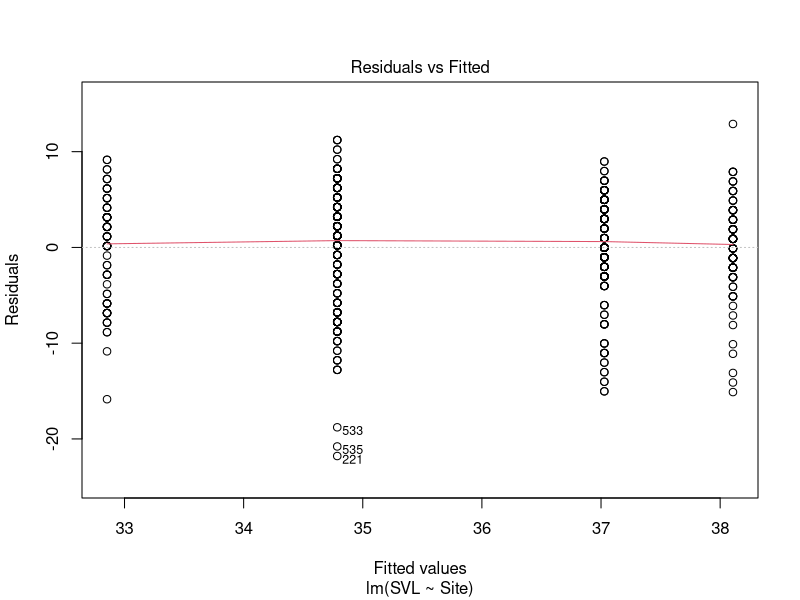
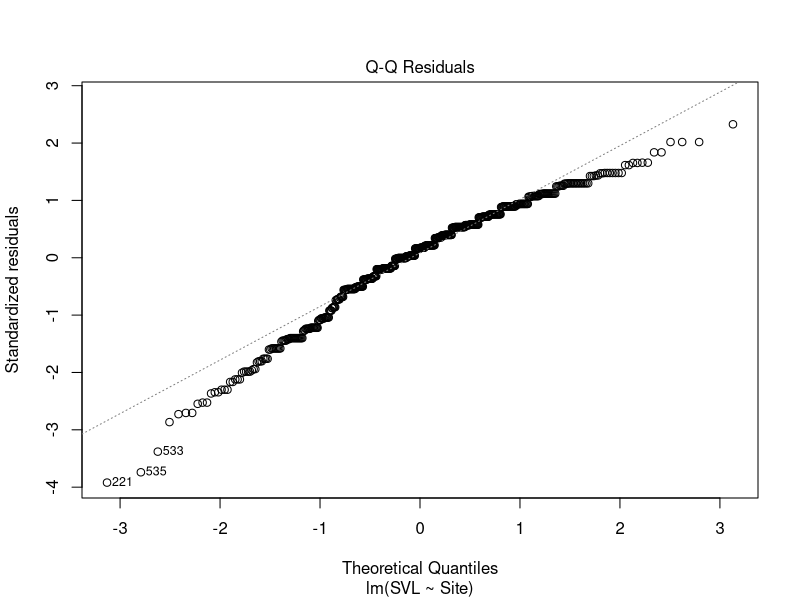
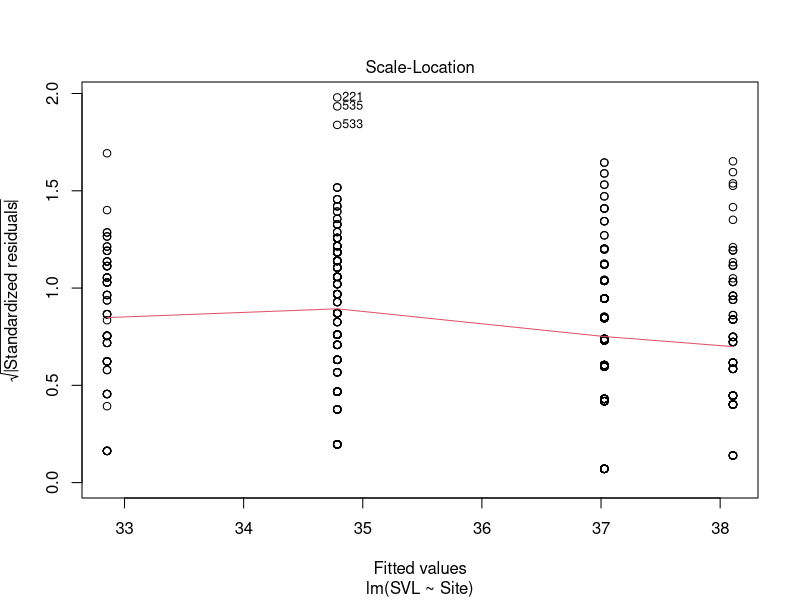
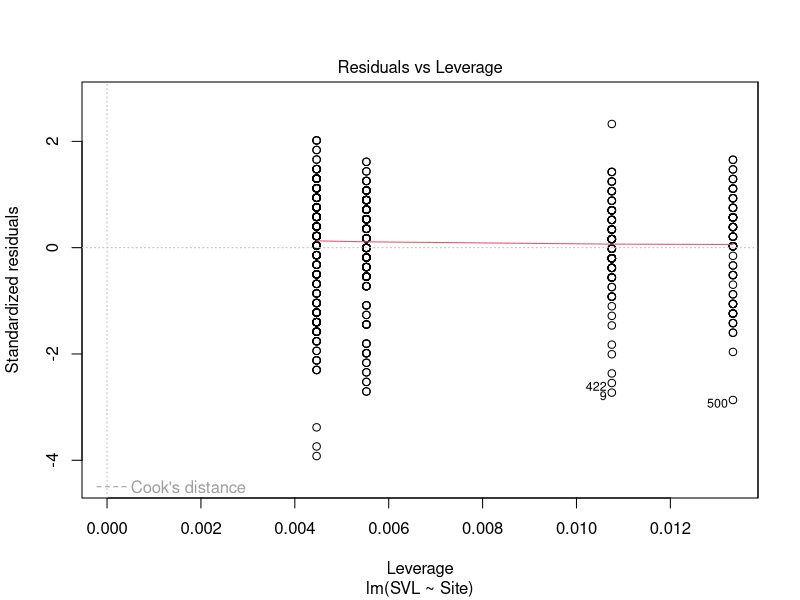
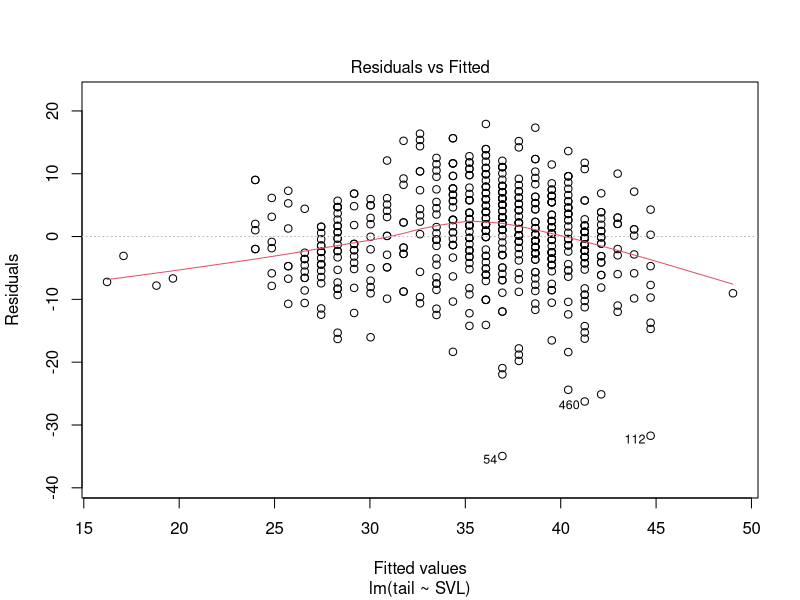
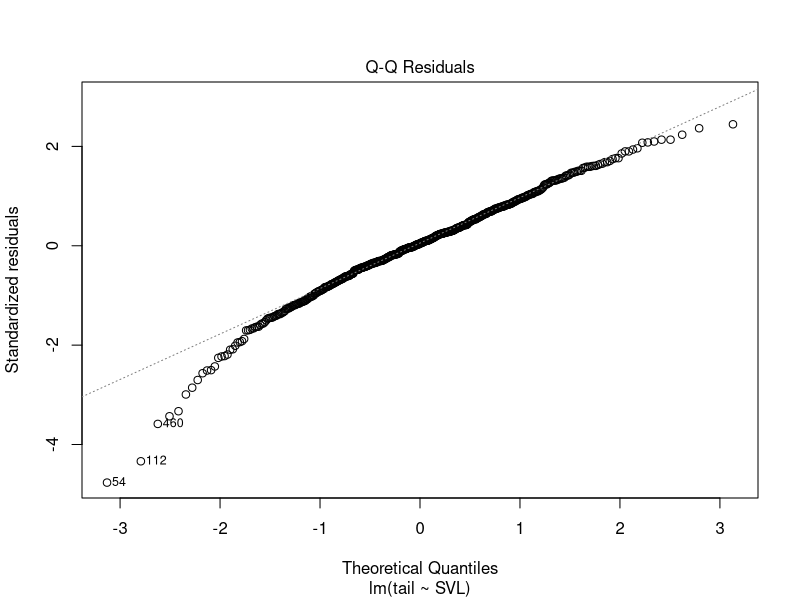
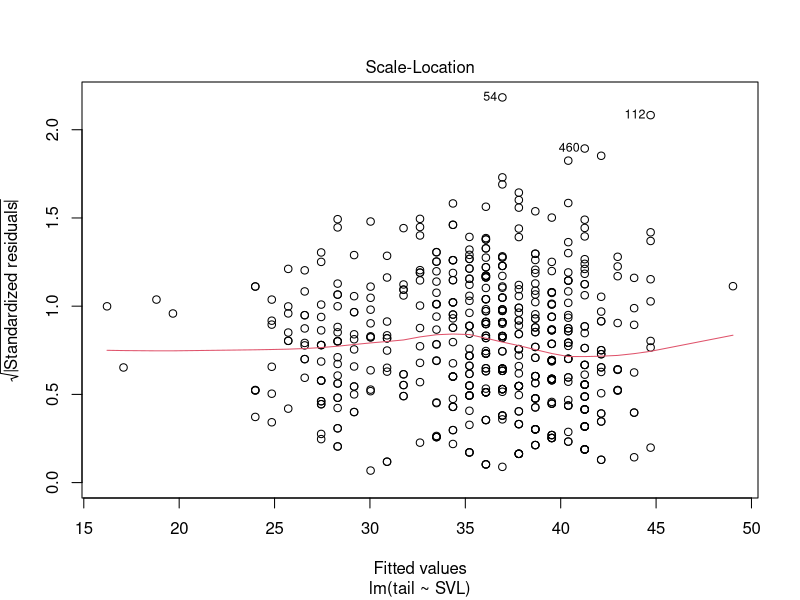
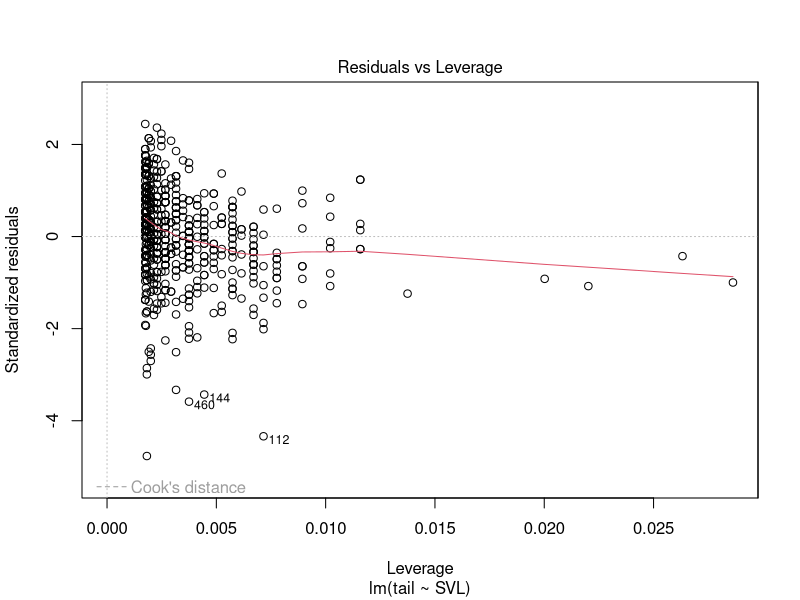

These charts were generated, in order, by the following R code:
## ---- chunk 1
knitr::opts_chunk$set(echo = TRUE)
setwd("~/Eco-636/Week 1")
## ---- chunk 2
manders <- read.table(file = "salamander.txt", header = TRUE)
## ---- chunk 3
str(manders)

m1 <- lm(SVL ~ Site, data = manders) 
m1
coef(m1)
## ---- chunk 4
plot(m1)
## ---- chunk 5
summary(m1)
## ---- chunk 6
anova(m1)
## ---- chunk 7
m2 <- lm(SVL ~ Sex + Site, data = manders)
summary(m2)
## ---- chunk 8
manders$tail <- manders$TL - manders$SVL

m2 <- lm(tail ~ SVL, data = manders)
m2
coef(m2)

plot(m2)
